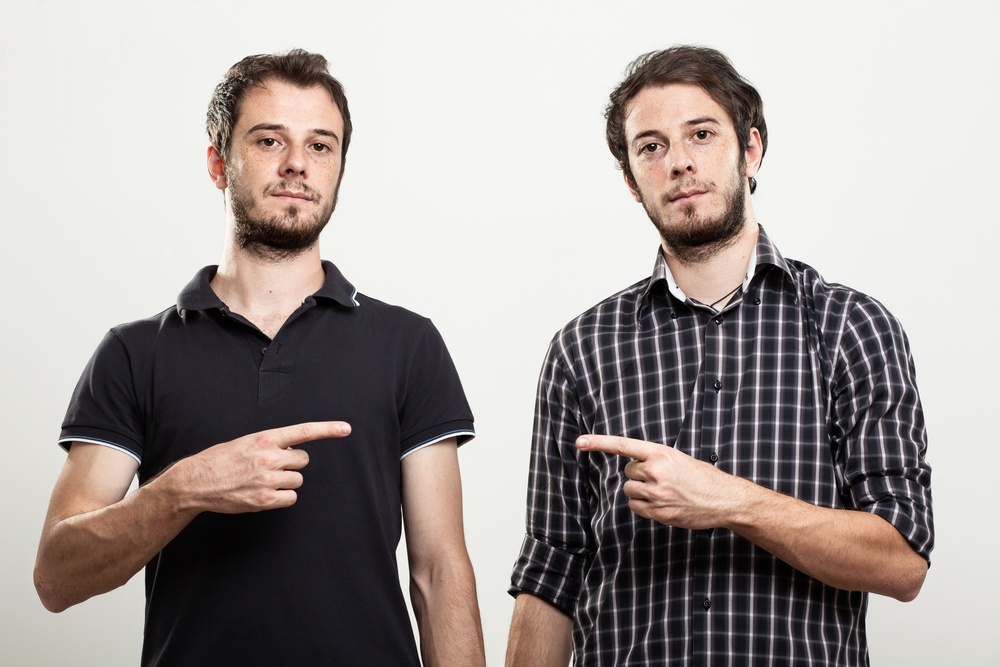
#> input picture PythonProjectNeyron/people2.jpg, 1000 x 667 px, shrunk from 2121 x 1414 before the run
$ python opcv.py
#> lines starting #> are read from the running program, lines starting #| are printed output that depends on the picture
import cv2
from matplotlib import pyplot as plt
img = cv2.imread("people2.jpg")
#> img is the input picture: shape (667, 1000, 3); mean B, G, R 153.8, 156.8, 164.3
img_gray = cv2.cvtColor(img, cv2.COLOR_BGR2GRAY)
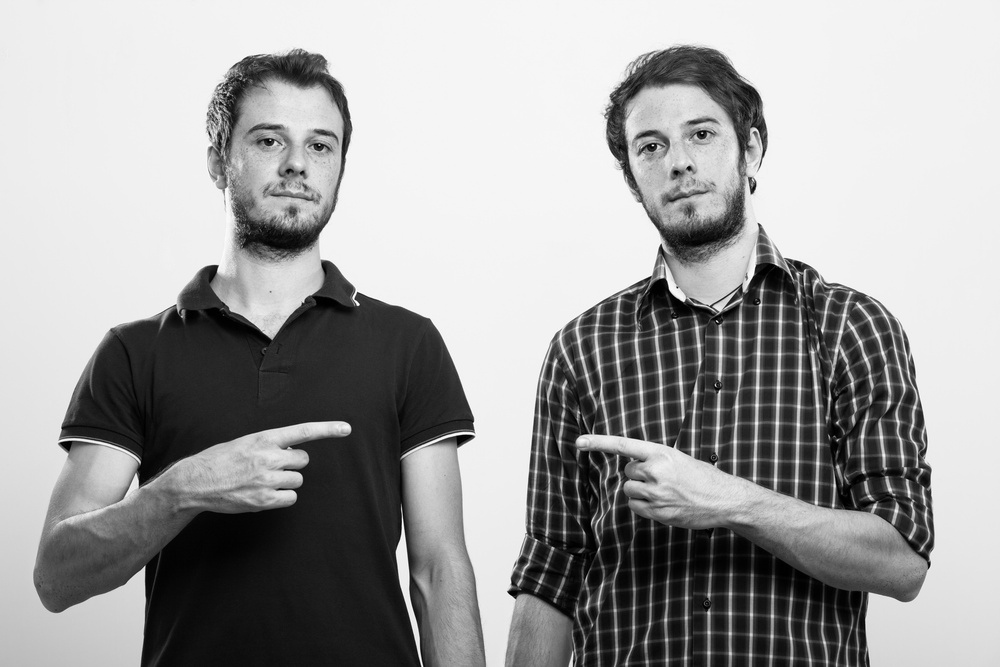
#> img_gray: shape (667, 1000); min 0, max 255, mean 158.7
img_rgb = cv2.cvtColor(img, cv2.COLOR_BGR2RGB)

face_data = cv2.CascadeClassifier('haarcascade_frontalface_alt2.xml')
faces = face_data.detectMultiScale(img_gray, scaleFactor=1.1, minNeighbors=5)
#> faces = [[227, 90, 136, 136], [608, 84, 143, 143]]
print(faces)
#| [[227  90 136 136]
#|  [608  84 143 143]]
for (x, y, width, height) in faces:
    cv2.circle(img_rgb, (x + (width // 2), y + (height // 2)), width // 2, (0,255,0), 5)
#> this loop made 2 passes
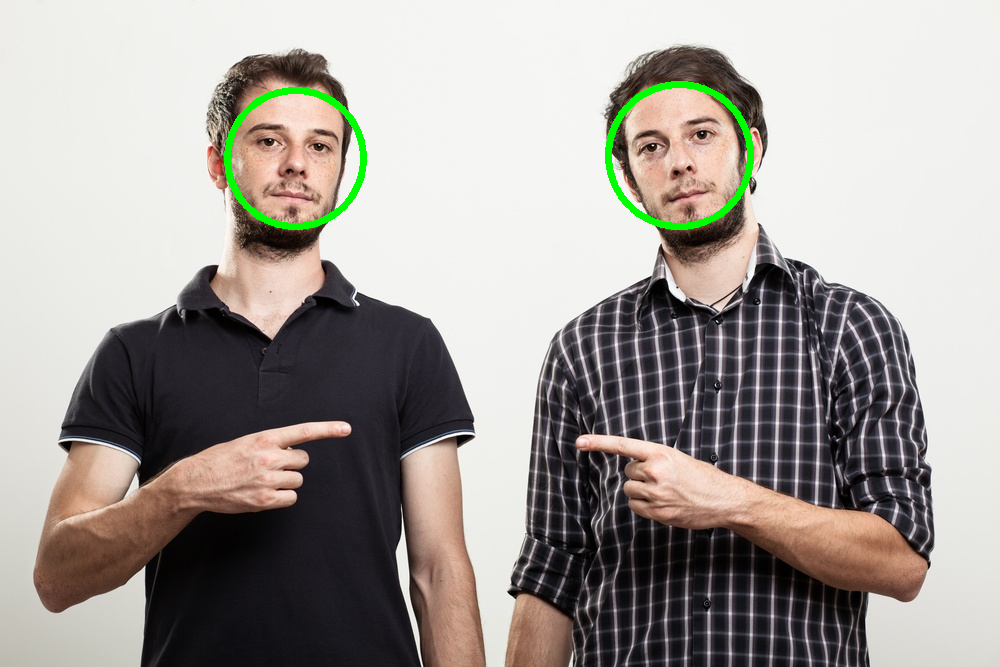
#> img_rgb: shape (667, 1000, 3); mean R, G, B 162.8, 157.7, 152.6

plt.subplot(1, 1, 1)
plt.imshow(img_rgb)
plt.show()
